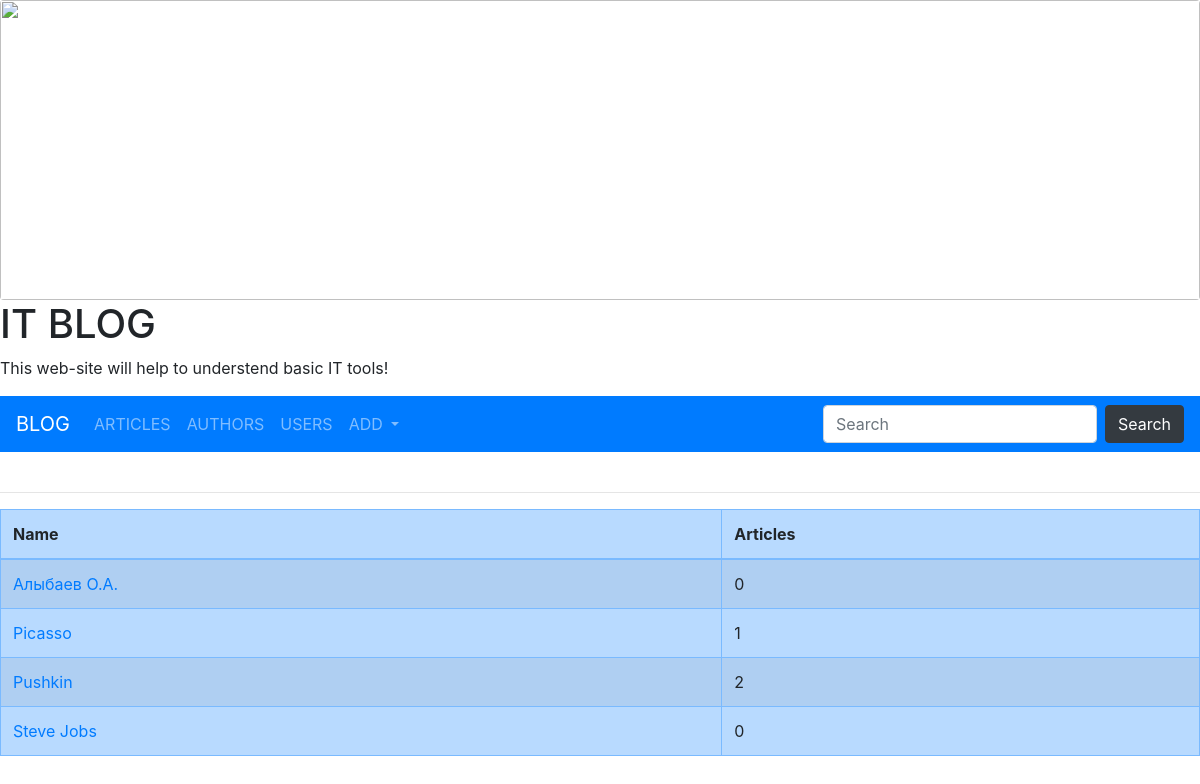
/authors/, run on an earlier commit of the app's database.
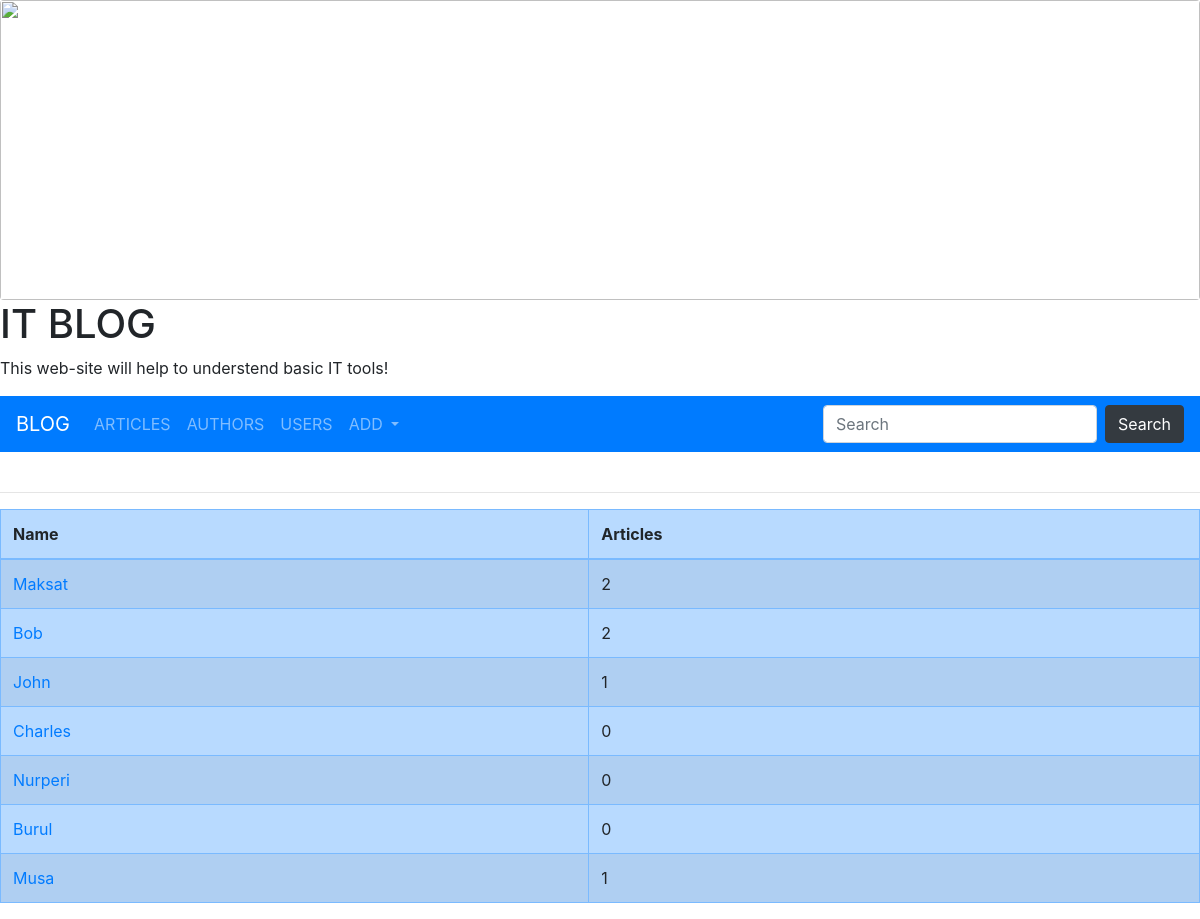
And on a later commit of the database.
### article/models.py (models this page shows, shortened)
class Author(models.Model):
    name = models.CharField(max_length=255)
    photo = models.ImageField(upload_to= "author_photo", null=True, blank=True)
    user = models.OneToOneField(to=User, on_delete=models.SET_NULL, related_name="author",
    null=True, blank=True)
    class Meta:
        verbose_name = "Автора"
        verbose_name_plural = "Автор"

### article/views.py (the view)
# urls.py: path('authors/', authors, name="authors"),
def authors(request):
    context = {}
    context["authors_all"] = Author.objects.all()
    return render(request, "article/authors.html", context)

### article/templates/article/authors.html
{% extends 'base.html' %}
{% block content %}
    <hr>
    <table class="table table-primary table-hover table-striped table-bordered">
    <thead class="thead-primary">
        <tr>
            <th>Name</th>
            <th>Articles</th>
        </tr>
    </thead>
    <tbody>
        {% for author in authors_all %}
            <tr>
                <h2>
                    <td><a href="{% url 'profile' author.id %}">{{ author.name }}</a></td>
                    <td>{{ author.articles.count }}</td>
                </h2>
        {% endfor %}
    </tbody>
    </table>
{% endblock %}

### article/templates/base.html (shortened to what this page needs)
{% load static %}
<!DOCTYPE html>
<html lang="en">
<head>
    <link rel="stylesheet" href="{% static 'main.css'%}">
    <link rel="stylesheet" href="https://stackpath.bootstrapcdn.com/bootstrap/4.5.0/css/bootstrap.min.css">
    <link rel="stylesheet" href="https://maxcdn.bootstrapcdn.com/bootstrap/4.5.0/css/bootstrap.min.css">
</head>
</head>
<body>
<div>
<img src="https://www.rhtlawasia.com/wp-content/uploads/2017/11/Page-Header_Tech-Comms.jpg" class="rounded" style="margin-bottom:0" width="100%" height="300px">
    <h1>IT BLOG</h1>
    <p>This web-site will help to understend basic IT tools!</p>
</div>
<nav class="navbar navbar-expand-sm bg-primary navbar-dark">
<a class="navbar-brand" href="#">BLOG</a>
<div class="collapse navbar-collapse" id="collapsibleNavbar">
  <ul class="navbar-nav">
    <li class="nav-item">
      <a class="nav-link" href="/">ARTICLES</a>
    </li>
    <li class="nav-item">
      <a class="nav-link" href="{% url 'authors' %}">AUTHORS</a>
    </li>
    <li class="nav-item">
      <a class="nav-link" href="{% url 'users' %}">USERS</a>
    </li>
    <li class="nav-item dropdown">
        <a class="nav-link dropdown-toggle" href="#" id="navbardrop" data-toggle="dropdown">
          ADD
        </a>
      </li>
  </ul>
</div>
<form class="form-inline" action="{% url 'homepage' %}" method="POST">
  <input class="form-control mr-sm-2" type="text" name="key_word" placeholder="Search">
  <button class="btn btn-dark">Search</button>
</form>
</nav>
<br>
{% block content %}
{% endblock %}
</body>
</html>

### static/main.css (style rules this page uses)
h2 { color: black; text-decoration: none; }
h2 { margin-left: 50px; }

What changed in the data, as far as the page shows it:
changed Author: name "Алыбаев О.А." → "Maksat"; articles.count "0" → "2"
changed Author: name "Picasso" → "Bob"; articles.count "1" → "2"
changed Author: name "Pushkin" → "John"; articles.count "2" → "1"
changed Author: name "Steve Jobs" → "Charles"
added Author: name "Nurperi", articles.count "0"
added Author: name "Burul", articles.count "0"
added Author: name "Musa", articles.count "1"
